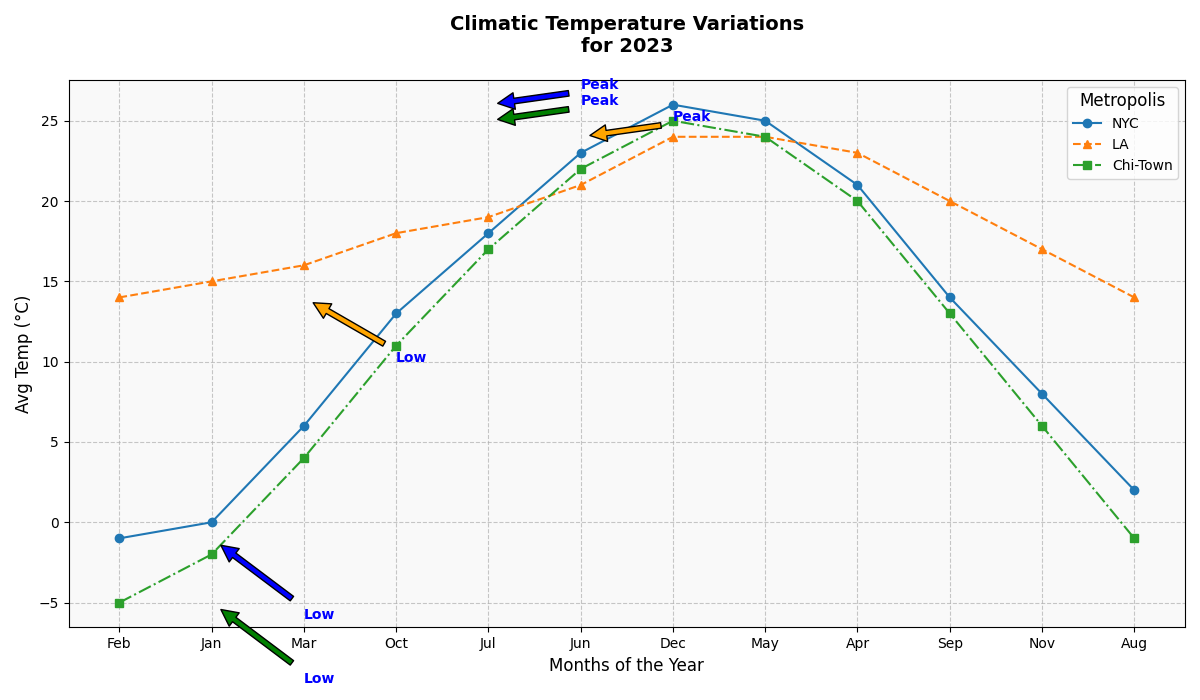

Recreate this plot in Python.
import matplotlib.pyplot as plt
import numpy as np

# Data: Monthly average temperatures (in °C) for the year
months = np.array(['Feb', 'Jan', 'Mar', 'Oct', 'Jul', 'Jun', 'Dec', 'May', 'Apr', 'Sep', 'Nov', 'Aug'])
new_york_temps = np.array([-1, 0, 6, 13, 18, 23, 26, 25, 21, 14, 8, 2])
los_angeles_temps = np.array([14, 15, 16, 18, 19, 21, 24, 24, 23, 20, 17, 14])
chicago_temps = np.array([-5, -2, 4, 11, 17, 22, 25, 24, 20, 13, 6, -1])

# Creating the plot
fig, ax = plt.subplots(figsize=(12, 7))

# Plotting data for each city
ax.plot(months, new_york_temps, marker='o', linestyle='-', color='tab:blue', label='NYC')
ax.plot(months, los_angeles_temps, marker='^', linestyle='--', color='tab:orange', label='LA')
ax.plot(months, chicago_temps, marker='s', linestyle='-.', color='tab:green', label='Chi-Town')

# Adding titles and labels with alterations
ax.set_title("Climatic Temperature Variations\nfor 2023", fontsize=14, fontweight='bold', pad=20)
ax.set_xlabel("Months of the Year", fontsize=12)
ax.set_ylabel("Avg Temp (°C)", fontsize=12)

# Customizing the legend
ax.legend(loc='upper right', fontsize=10, title='Metropolis', title_fontsize='12')

# Enhancing grid and background
ax.grid(True, linestyle='--', alpha=0.7)
ax.set_facecolor('#f9f9f9')

# Adding annotations for extremes
highlight_style = dict(size=10, color='b', weight='bold')
ax.annotate('Peak', xy=(4, 26), xytext=(5, 27),
            arrowprops=dict(facecolor='blue', shrink=0.1), **highlight_style)
ax.annotate('Low', xy=(1, -1), xytext=(2, -6),
            arrowprops=dict(facecolor='blue', shrink=0.1), **highlight_style)
ax.annotate('Peak', xy=(5, 24), xytext=(6, 25),
            arrowprops=dict(facecolor='orange', shrink=0.1), **highlight_style)
ax.annotate('Low', xy=(2, 14), xytext=(3, 10),
            arrowprops=dict(facecolor='orange', shrink=0.1), **highlight_style)
ax.annotate('Peak', xy=(4, 25), xytext=(5, 26),
            arrowprops=dict(facecolor='green', shrink=0.1), **highlight_style)
ax.annotate('Low', xy=(1, -5), xytext=(2, -10),
            arrowprops=dict(facecolor='green', shrink=0.1), **highlight_style)

# Adjust layout
plt.tight_layout()

# Display the plot
plt.show()
